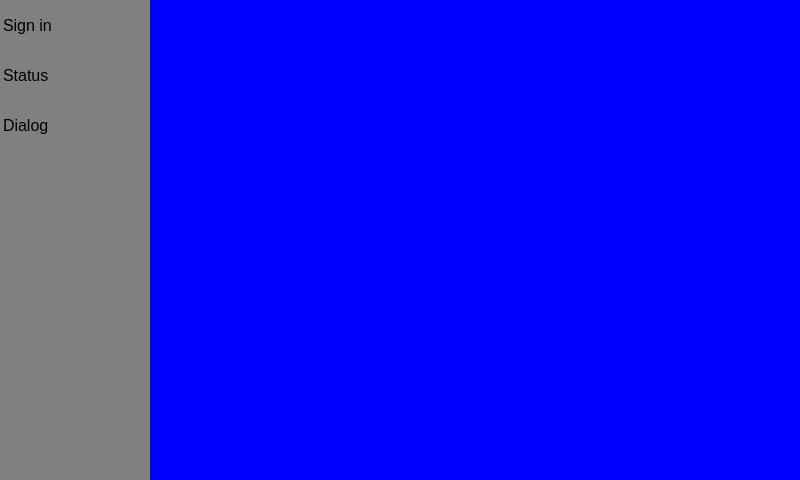
<?xml version="1.0" encoding="UTF-8"?>
<ui version="4.0">
 <class>Widget</class>
 <widget class="QWidget" name="Widget">
  <property name="geometry">
   <rect>
    <x>0</x>
    <y>0</y>
    <width>800</width>
    <height>480</height>
   </rect>
  </property>
  <property name="windowTitle">
   <string>Widget</string>
  </property>
  <widget class="QWidget" name="">
   <property name="geometry">
    <rect>
     <x>0</x>
     <y>0</y>
     <width>801</width>
     <height>481</height>
    </rect>
   </property>
   <layout class="QHBoxLayout" name="horizontalLayout">
    <property name="spacing">
     <number>0</number>
    </property>
    <item>
     <widget class="QListWidget" name="listWidget">
      <property name="maximumSize">
       <size>
        <width>150</width>
        <height>1000</height>
       </size>
      </property>
      <property name="focusPolicy">
       <enum>Qt::NoFocus</enum>
      </property>
      <property name="styleSheet">
       <string notr="true">QListView
{
		background-color:gray;
		border: none;
}

QListView::item
{
		height: 50px;
}

QListView::item:selected
{
		background-color: white;
		color: black;
}
</string>
      </property>
      <item>
       <property name="text">
        <string>Sign in</string>
       </property>
       <property name="font">
        <font>
         <pointsize>12</pointsize>
        </font>
       </property>
      </item>
      <item>
       <property name="text">
        <string>Status</string>
       </property>
       <property name="font">
        <font>
         <pointsize>12</pointsize>
        </font>
       </property>
      </item>
      <item>
       <property name="text">
        <string>Dialog</string>
       </property>
       <property name="font">
        <font>
         <pointsize>12</pointsize>
        </font>
       </property>
      </item>
     </widget>
    </item>
    <item>
     <widget class="QTabWidget" name="tabWidget">
      <property name="styleSheet">
       <string notr="true">QWidget
{
		background-color: white;
}

QTabWidget
{
		border: none;
}

QTabBar::tab
{
		width: 0px;
		height: 0px;
}</string>
      </property>
      <property name="tabShape">
       <enum>QTabWidget::Rounded</enum>
      </property>
      <property name="currentIndex">
       <number>0</number>
      </property>
      <property name="elideMode">
       <enum>Qt::ElideMiddle</enum>
      </property>
      <property name="documentMode">
       <bool>false</bool>
      </property>
      <property name="tabsClosable">
       <bool>true</bool>
      </property>
      <widget class="QWidget" name="tab">
       <property name="styleSheet">
        <string notr="true">QWidget
{
		background-color: blue;
}</string>
       </property>
       <attribute name="title">
        <string>Tab 1</string>
       </attribute>
      </widget>
      <widget class="QWidget" name="tab_2">
       <property name="styleSheet">
        <string notr="true">QWidget
{
		background-color: red;
}</string>
       </property>
       <attribute name="title">
        <string>page 2</string>
       </attribute>
      </widget>
      <widget class="QWidget" name="tab_3">
       <attribute name="title">
        <string>Page3</string>
       </attribute>
      </widget>
     </widget>
    </item>
   </layout>
  </widget>
 </widget>
 <resources/>
 <connections/>
</ui>
